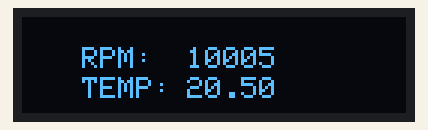
This sketch was run on a simulated Arduino Uno, built with avr-gcc and run on an emulated ATmega328P. Parts: 128×32 one-colour display. The display library's start-up logo is not drawn.

Above: at 0.2 s.

The sketch:

MohanOledTest.ino
```cpp
#include <SPI.h>
#include <Wire.h>
#include <Adafruit_GFX.h>
#include <Adafruit_SSD1306.h>

#define SCREEN_WIDTH 128 // OLED display width, in pixels
#define SCREEN_HEIGHT 32 // OLED display height, in pixels
// Declaration for an SSD1306 display connected to I2C (SDA, SCL pins)
// The pins for I2C are defined by the Wire-library.
// On an arduino UNO:       A4(SDA), A5(SCL)
// On an arduino MEGA 2560: 20(SDA), 21(SCL)
// On an arduino LEONARDO:   2(SDA),  3(SCL), ...
#define OLED_RESET     4 // Reset pin # (or -1 if sharing Arduino reset pin)
#define SCREEN_ADDRESS 0x3C ///< See datasheet for Address; 0x3D for 128x64, 0x3C for 128x32
Adafruit_SSD1306 display(SCREEN_WIDTH, SCREEN_HEIGHT, &Wire, OLED_RESET);


void drawtext(int x, int y, String text) {
  display.setCursor(x, y);     // Start at top-left corner
  display.cp437(true);         // Use full 256 char 'Code Page 437' font
  display.print(text);       // our display****
  display.display();
}


void setup() {
  // put your setup code here, to run once:
  // SSD1306_SWITCHCAPVCC = generate display voltage from 3.3V internally
  if(!display.begin(SSD1306_SWITCHCAPVCC, SCREEN_ADDRESS)) {
    Serial.println(F("SSD1306 allocation failed"));
    for(;;); // Don't proceed, loop forever
  }

  // Show initial display buffer contents on the screen --
  // the library initializes this with an Adafruit splash screen.
  display.display();
  // Clear the buffer
  display.clearDisplay();
 // Show the display buffer on the screen. You MUST call display() after
  // drawing commands to make them visible on screen!
  display.display();
  display.setTextSize(1);      // Normal 1:1 pixel scale
  display.setTextColor(SSD1306_WHITE); // Draw white text
/*  display.setCursor(20, 10);     // Start at top-left corner
  display.cp437(true);         // Use full 256 char 'Code Page 437' font
  display.print("RPM ");       // our display****
  display.display();
*/
 drawtext(20,10,"RPM:  ");
 drawtext(55,10,String(10005));
 drawtext(20,20,"TEMP:  ");
 drawtext(55,20,String(20.5));
}

void loop() {
  // put your main code here, to run repeatedly:

}
```
